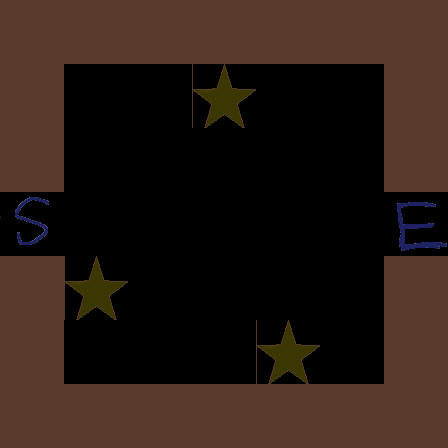

The image is a tile-based game level rendered from a .tmx file. Its description and complete source (layers, tilesets, objects, tile grids) follow:
An orthogonal 7x7 tile map with 64x64 px tiles, 2 tile layers (Tile Layer 1, Tile Layer 2), 2 tilesets.

<map version="1.0" orientation="orthogonal" renderorder="right-down" width="7" height="7" tilewidth="64" tileheight="64" nextobjectid="1">
 <tileset firstgid="1" name="SinglePipeTileset" tilewidth="64" tileheight="64" tilecount="16" columns="4">
  <image source="SinglePipeTileset.png" width="256" height="256" />
 </tileset>
 <tileset firstgid="17" name="ObjectsTileSet" tilewidth="64" tileheight="64" tilecount="16" columns="4">
  <image source="ObjectsTileSet.png" width="256" height="256" />
 </tileset>
 <layer name="Tile Layer 1" width="7" height="7">
  <data>
   <tile gid="0" />
   <tile gid="0" />
   <tile gid="0" />
   <tile gid="16" />
   <tile gid="0" />
   <tile gid="0" />
   <tile gid="0" />
   <tile gid="0" />
   <tile gid="2" />
   <tile gid="2" />
   <tile gid="2" />
   <tile gid="4" />
   <tile gid="8" />
   <tile gid="0" />
   <tile gid="0" />
   <tile gid="13" />
   <tile gid="12" />
   <tile gid="5" />
   <tile gid="11" />
   <tile gid="12" />
   <tile gid="16" />
   <tile gid="10" />
   <tile gid="6" />
   <tile gid="9" />
   <tile gid="7" />
   <tile gid="6" />
   <tile gid="13" />
   <tile gid="10" />
   <tile gid="0" />
   <tile gid="2" />
   <tile gid="5" />
   <tile gid="12" />
   <tile gid="4" />
   <tile gid="12" />
   <tile gid="0" />
   <tile gid="0" />
   <tile gid="5" />
   <tile gid="10" />
   <tile gid="6" />
   <tile gid="4" />
   <tile gid="6" />
   <tile gid="0" />
   <tile gid="0" />
   <tile gid="0" />
   <tile gid="16" />
   <tile gid="0" />
   <tile gid="16" />
   <tile gid="16" />
   <tile gid="0" />
  </data>
 </layer>
 <layer name="Tile Layer 2" width="7" height="7" opacity="0.48">
  <data>
   <tile gid="17" />
   <tile gid="17" />
   <tile gid="17" />
   <tile gid="17" />
   <tile gid="17" />
   <tile gid="17" />
   <tile gid="17" />
   <tile gid="17" />
   <tile gid="0" />
   <tile gid="0" />
   <tile gid="18" />
   <tile gid="0" />
   <tile gid="0" />
   <tile gid="17" />
   <tile gid="17" />
   <tile gid="0" />
   <tile gid="0" />
   <tile gid="0" />
   <tile gid="0" />
   <tile gid="0" />
   <tile gid="17" />
   <tile gid="19" />
   <tile gid="0" />
   <tile gid="0" />
   <tile gid="0" />
   <tile gid="0" />
   <tile gid="0" />
   <tile gid="20" />
   <tile gid="17" />
   <tile gid="18" />
   <tile gid="0" />
   <tile gid="0" />
   <tile gid="0" />
   <tile gid="0" />
   <tile gid="17" />
   <tile gid="17" />
   <tile gid="0" />
   <tile gid="0" />
   <tile gid="0" />
   <tile gid="18" />
   <tile gid="0" />
   <tile gid="17" />
   <tile gid="17" />
   <tile gid="17" />
   <tile gid="17" />
   <tile gid="17" />
   <tile gid="17" />
   <tile gid="17" />
   <tile gid="17" />
  </data>
 </layer>
</map>